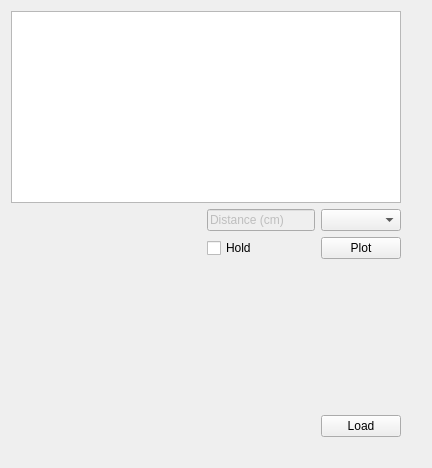
                  <widget class="QWidget" name="Brachy_tab_46">
                   <attribute name="title">
                    <string>Anisotropy</string>
                   </attribute>
                   <layout class="QGridLayout" name="gridLayout_53">
                    <item row="4" column="7">
                     <widget class="QComboBox" name="Brachy_ani_dist_list"/>
                    </item>
                    <item row="8" column="8">
                     <spacer name="verticalSpacer_17">
                      <property name="orientation">
                       <enum>Qt::Vertical</enum>
                      </property>
                      <property name="sizeHint" stdset="0">
                       <size>
                        <width>20</width>
                        <height>40</height>
                       </size>
                      </property>
                     </spacer>
                    </item>
                    <item row="12" column="3">
                     <spacer name="horizontalSpacer_56">
                      <property name="orientation">
                       <enum>Qt::Horizontal</enum>
                      </property>
                      <property name="sizeHint" stdset="0">
                       <size>
                        <width>40</width>
                        <height>20</height>
                       </size>
                      </property>
                     </spacer>
                    </item>
                    <item row="1" column="8">
                     <spacer name="verticalSpacer_13">
                      <property name="orientation">
                       <enum>Qt::Vertical</enum>
                      </property>
                      <property name="sizeHint" stdset="0">
                       <size>
                        <width>20</width>
                        <height>40</height>
                       </size>
                      </property>
                     </spacer>
                    </item>
                    <item row="3" column="8">
                     <spacer name="verticalSpacer_15">
                      <property name="orientation">
                       <enum>Qt::Vertical</enum>
                      </property>
                      <property name="sizeHint" stdset="0">
                       <size>
                        <width>20</width>
                        <height>40</height>
                       </size>
                      </property>
                     </spacer>
                    </item>
                    <item row="4" column="6">
                     <widget class="QLineEdit" name="Brachy_ani_dist_label">
                      <property name="enabled">
                       <bool>false</bool>
                      </property>
                      <property name="text">
                       <string>Distance (cm)</string>
                      </property>
                     </widget>
                    </item>
                    <item row="0" column="0" rowspan="4" colspan="8">
                     <widget class="QTableWidget" name="Brachy_ani_table"/>
                    </item>
                    <item row="10" column="8">
                     <spacer name="verticalSpacer_18">
                      <property name="orientation">
                       <enum>Qt::Vertical</enum>
                      </property>
                      <property name="sizeHint" stdset="0">
                       <size>
                        <width>20</width>
                        <height>40</height>
                       </size>
                      </property>
                     </spacer>
                    </item>
                    <item row="12" column="7">
                     <spacer name="horizontalSpacer_57">
                      <property name="orientation">
                       <enum>Qt::Horizontal</enum>
                      </property>
                      <property name="sizeHint" stdset="0">
                       <size>
                        <width>40</width>
                        <height>20</height>
                       </size>
                      </property>
                     </spacer>
                    </item>
                    <item row="0" column="8">
                     <spacer name="verticalSpacer_12">
                      <property name="orientation">
                       <enum>Qt::Vertical</enum>
                      </property>
                      <property name="sizeHint" stdset="0">
                       <size>
                        <width>20</width>
                        <height>40</height>
                       </size>
                      </property>
                     </spacer>
                    </item>
                    <item row="12" column="6">
                     <spacer name="horizontalSpacer_58">
                      <property name="orientation">
                       <enum>Qt::Horizontal</enum>
                      </property>
                      <property name="sizeHint" stdset="0">
                       <size>
                        <width>40</width>
                        <height>20</height>
                       </size>
                      </property>
                     </spacer>
                    </item>
                    <item row="12" column="0">
                     <spacer name="horizontalSpacer_55">
                      <property name="orientation">
                       <enum>Qt::Horizontal</enum>
                      </property>
                      <property name="sizeHint" stdset="0">
                       <size>
                        <width>40</width>
                        <height>20</height>
                       </size>
                      </property>
                     </spacer>
                    </item>
                    <item row="12" column="5">
                     <spacer name="horizontalSpacer_59">
                      <property name="orientation">
                       <enum>Qt::Horizontal</enum>
                      </property>
                      <property name="sizeHint" stdset="0">
                       <size>
                        <width>40</width>
                        <height>20</height>
                       </size>
                      </property>
                     </spacer>
                    </item>
                    <item row="2" column="8">
                     <spacer name="verticalSpacer_14">
                      <property name="orientation">
                       <enum>Qt::Vertical</enum>
                      </property>
                      <property name="sizeHint" stdset="0">
                       <size>
                        <width>20</width>
                        <height>40</height>
                       </size>
                      </property>
                     </spacer>
                    </item>
                    <item row="6" column="8">
                     <spacer name="verticalSpacer_16">
                      <property name="orientation">
                       <enum>Qt::Vertical</enum>
                      </property>
                      <property name="sizeHint" stdset="0">
                       <size>
                        <width>20</width>
                        <height>40</height>
                       </size>
                      </property>
                     </spacer>
                    </item>
                    <item row="12" column="4">
                     <spacer name="horizontalSpacer_60">
                      <property name="orientation">
                       <enum>Qt::Horizontal</enum>
                      </property>
                      <property name="sizeHint" stdset="0">
                       <size>
                        <width>40</width>
                        <height>20</height>
                       </size>
                      </property>
                     </spacer>
                    </item>
                    <item row="11" column="7">
                     <widget class="QPushButton" name="Brachy_load_ani">
                      <property name="text">
                       <string>Load</string>
                      </property>
                     </widget>
                    </item>
                    <item row="5" column="7">
                     <widget class="QPushButton" name="Brach_plot_ani">
                      <property name="text">
                       <string>Plot</string>
                      </property>
                     </widget>
                    </item>
                    <item row="5" column="6">
                     <widget class="QCheckBox" name="Brachy_ani_plot_hold">
                      <property name="text">
                       <string>Hold</string>
                      </property>
                     </widget>
                    </item>
                    <item row="4" column="0" rowspan="8" colspan="6">
                     <widget class="QWidget" name="Brachy_ani_axes" native="true"/>
                    </item>
                   </layout>
                  </widget>
